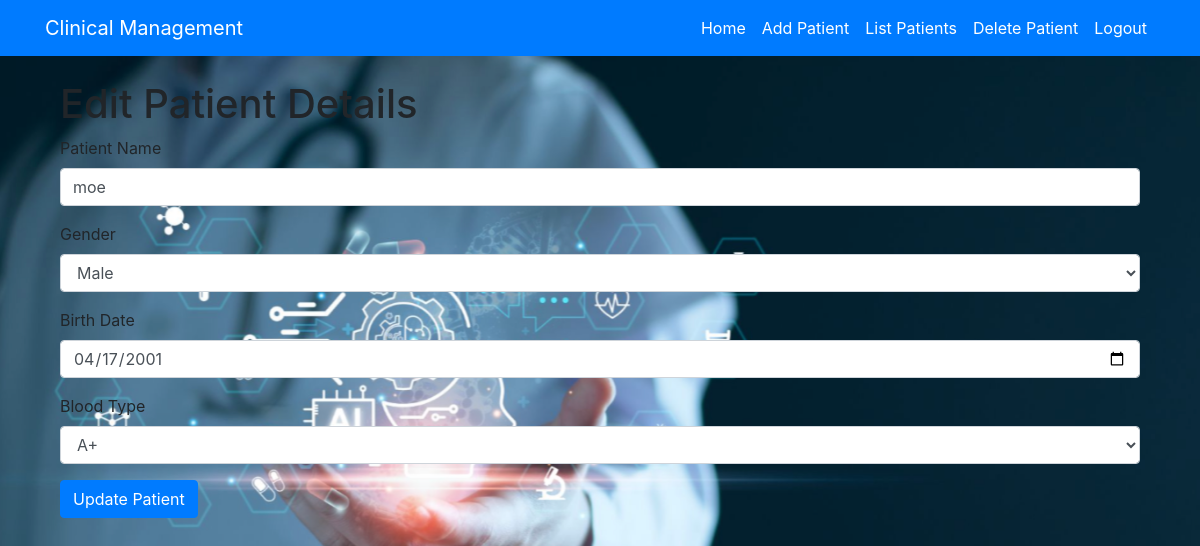
Page /edit_patient/1 (signed in) on the committed database.
### app.py (models this page shows, shortened)
class Patient(db.Model):
    __tablename__ = 'patients'
    id = db.Column(db.Integer, primary_key=True)
    name = db.Column(db.Text, nullable=False)
    gender = db.Column(db.String(50), nullable=False)
    blood_type = db.Column(db.String(50), nullable=False)
    birth_date = db.Column(db.Date, nullable=False, default='2000-01-01')
    doctor_id = db.Column(db.Integer, db.ForeignKey('doctors.id'))
    medical_records = db.relationship('MedicalRecord', backref='patient', lazy=True)

### app.py (the view, shortened to what this page needs)
@app.route('/edit_patient/<int:patient_id>', methods=['GET', 'POST'])
@login_required
def edit_patient(patient_id):
    patient = Patient.query.filter_by(id=patient_id, doctor_id=current_user.id).first()
    if not patient:
        flash("Unauthorized access or patient not found.", "danger")
        return redirect(url_for('list_patients'))
    form = EditPatientForm(obj=patient)
    return render_template('edit_patient.html', form=form, patient=patient)

### forms.py
class EditPatientForm(FlaskForm):
    name = StringField('Patient Name', validators=[DataRequired()])
    gender = SelectField('Gender', choices=[('male', 'Male'), ('female', 'Female')], validators=[DataRequired()])
    birth_date = DateField('Birth Date', format='%Y-%m-%d', validators=[DataRequired()])
    blood_type = SelectField('Blood Type', choices=[
        ('a-positive', 'A+'),
        ('a-negative', 'A-'),
        ('b-positive', 'B+'),
        ('b-negative', 'B-'),
        ('ab-positive', 'AB+'),
        ('ab-negative', 'AB-'),
        ('o-positive', 'O+'),
        ('o-negative', 'O-')
    ], validators=[DataRequired()])

### app.py (called while the page is built)
@login_manager.user_loader
def load_user(user_id):
    return Doctor.query.get(user_id)

### templates/edit_patient.html (shortened to what this page needs)
{% extends "base.html" %}
{% block content %}
<div class="container mt-4">
    <h1>Edit Patient Details</h1>
    <form method="POST">
        <div class="form-group">
            {{ form.name.label }}
            {{ form.name(class="form-control") }}
        </div>
        <div class="form-group">
            {{ form.gender.label }}
            {{ form.gender(class="form-control") }}
        </div>
        <div class="form-group">
            {{ form.birth_date.label }}
            {{ form.birth_date(class="form-control") }}
        </div>
        <div class="form-group">
            {{ form.blood_type.label }}
            {{ form.blood_type(class="form-control") }}
        </div>
        <button type="submit" class="btn btn-primary">Update Patient</button>
    </form>
</div>
{% endblock %}

### rows in the picture
Patient: name "moe", gender "Male", birth_date "04/17/2001", blood_type "A+"
